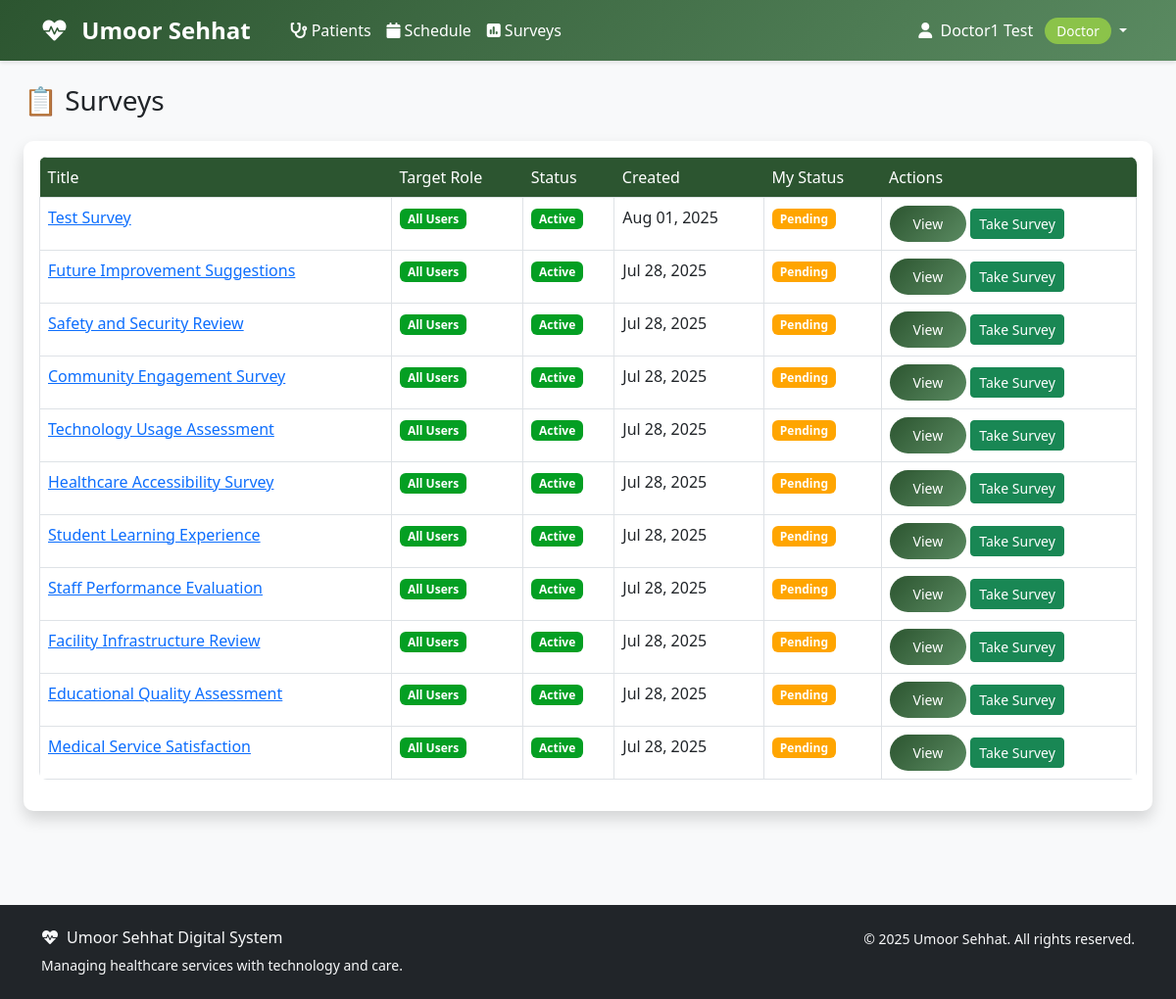
The app's page /surveys/list/ (signed in) with its own data.
### accounts/models.py (models this page shows, shortened)
class User(AbstractUser):
    ROLE_CHOICES = [
        ('aamil', 'Aamil'),
        ('moze_coordinator', 'Moze Coordinator'),
        ('doctor', 'Doctor'),
        ('student', 'Student'),
        ('badri_mahal_admin', 'Badri Mahal Admin'),
    ]
    role = models.CharField(max_length=20, choices=ROLE_CHOICES, default='student')
    its_id = models.CharField(
        max_length=8,
        unique=True,
        null=True,
        blank=True,
        validators=[RegexValidator(
            regex=r'^\d{8}$',
            message='ITS ID must be exactly 8 digits',
            code='invalid_its_id'
        )],
        help_text='8-digit ITS ID'
    )
    phone_number = models.CharField(max_length=15, blank=True, null=True)
    profile_photo = models.URLField(blank=True, null=True)
    arabic_name = models.CharField(max_length=100, blank=True, null=True)
    age = models.PositiveIntegerField(blank=True, null=True)
    verified_certificate = models.FileField(upload_to='certificates/', blank=True, null=True)
    specialty = models.CharField(max_length=100, blank=True, null=True)
    college = models.CharField(max_length=100, blank=True, null=True)  # For students
    specialization = models.CharField(max_length=100, blank=True, null=True)  # For students
    created_at = models.DateTimeField(auto_now_add=True)
    updated_at = models.DateTimeField(auto_now=True)
    def get_full_name(self):
        if self.arabic_name:
            return self.arabic_name
        return super().get_full_name() or self.username
    @property
    def is_aamil(self):
        return self.role == 'aamil'
    @property
    def is_moze_coordinator(self):
        return self.role == 'moze_coordinator'
    @property
    def is_doctor(self):
        return self.role == 'doctor'
    @property
    def is_student(self):
        return self.role == 'student'
    @property
    def is_admin(self):
        return self.role == 'badri_mahal_admin' or self.is_superuser
    class Meta:
        verbose_name = 'User'
        verbose_name_plural = 'Users'
        ordering = ['first_name', 'last_name']

### surveys/models.py (models this page shows, shortened)
class Survey(models.Model):
    title = models.CharField(max_length=200)
    description = models.TextField(blank=True, null=True)
    TARGET_ROLE_CHOICES = [
        ('all', 'All Users'),
        ('aamil', 'Aamils'),
        ('moze_coordinator', 'Moze Coordinators'),
        ('doctor', 'Doctors'),
        ('student', 'Students'),
        ('badri_mahal_admin', 'Badri Mahal Admins'),
    ]
    target_role = models.CharField(max_length=20, choices=TARGET_ROLE_CHOICES, default='all')
    questions = models.JSONField(
        default=list,
        help_text='List of questions in JSON format'
    )
    created_by = models.ForeignKey(settings.AUTH_USER_MODEL, on_delete=models.CASCADE, related_name='created_surveys')
    is_active = models.BooleanField(default=True)
    is_anonymous = models.BooleanField(default=False)
    allow_multiple_responses = models.BooleanField(default=False)
    show_results = models.BooleanField(default=False, help_text='Show results to respondents')
    start_date = models.DateTimeField(blank=True, null=True)
    end_date = models.DateTimeField(blank=True, null=True)
    created_at = models.DateTimeField(auto_now_add=True)
    updated_at = models.DateTimeField(auto_now=True)
    class Meta:
        ordering = ['-created_at']
        verbose_name = 'Survey'
        verbose_name_plural = 'Surveys'

### surveys/views.py (the view)
# urls.py: path('list/', views.SurveyListView.as_view(), name='list'),
class SurveyListView(LoginRequiredMixin, ListView):
    model = Survey
    template_name = 'surveys/survey_list.html'
    context_object_name = 'surveys'
    paginate_by = 12
    def get_queryset(self):
        user = self.request.user
        if user.role == "admin":
            queryset = Survey.objects.all()
        elif user.role == "aamil" or user.role == "moze_coordinator":
            queryset = Survey.objects.filter(
                Q(created_by=user) |
                Q(target_role=user.role) |
                Q(target_role="all")
            )
        else:
            queryset = Survey.objects.filter(
                Q(target_role=user.role) |
                Q(target_role="all"),
                is_active=True
            )
        search = self.request.GET.get('search')
        if search:
            queryset = queryset.filter(
                Q(title__icontains=search) |
                Q(description__icontains=search)
            )
        status = self.request.GET.get('status')
        if status == 'active':
            queryset = queryset.filter(is_active=True)
        elif status == 'completed':
            queryset = queryset.filter(
                Q(end_date__isnull=False) & Q(end_date__lt=timezone.now())
            )
        elif status == 'pending':
            queryset = queryset.exclude(
                id__in=SurveyResponse.objects.filter(respondent=user).values('survey_id')
            )
        return queryset.select_related('created_by').order_by('-created_at')
    def get_context_data(self, **kwargs):
        context = super().get_context_data(**kwargs)
        context['search_query'] = self.request.GET.get('search', '')
        context['status_filter'] = self.request.GET.get('status', '')
        user_responses = {}
        if self.request.user.is_authenticated:
            responses = SurveyResponse.objects.filter(
                respondent=self.request.user,
                survey__in=context['surveys']
            ).values('survey_id', 'created_at')
            user_responses = {r['survey_id']: r['created_at'] for r in responses}
        context['user_responses'] = user_responses
        return context

### templates/surveys/survey_list.html (shortened to what this page needs)
{% extends 'base.html' %}
{% block content %}
<div class="container-fluid">
    <div class="row mb-4">
        <div class="col-12">
            <h1 class="h3 mb-0 text-gray-800">📋 Surveys</h1>
        </div>
    </div>
    <div class="card shadow mb-4">
        <div class="card-body">
            {% if surveys %}
                <div class="table-responsive">
                    <table class="table table-bordered">
                        <thead>
                            <tr>
                                <th>Title</th>
                                <th>Target Role</th>
                                <th>Status</th>
                                <th>Created</th>
                                <th>My Status</th>
                                <th>Actions</th>
                            </tr>
                        </thead>
                        <tbody>
                            {% for survey in surveys %}
                            <tr>
                                <td><a href="{% url 'surveys:detail' survey.pk %}">{{ survey.title }}</a></td>
                                <td><span class="badge badge-info" style="background-color: rgb(4, 159, 35);">{{ survey.get_target_role_display }}</span></td>
                                <td>
                                    {% if survey.is_active %}
                                        <span class="badge badge-success" style="background-color: rgb(4, 159, 35);">Active</span>
                                    {% else %}
                                        <span class="badge badge-danger" style="background-color: rgb(237, 6, 6);">Inactive</span>
                                    {% endif %}
                                </td>
                                <td>{{ survey.created_at|date:"M d, Y" }}</td>
                                <td>
                                    {% if survey.pk in user_responses %}
                                        <span class="badge badge-success" style="background-color: green;">Completed</span>
                                    {% elif survey.is_active %}
                                        <span class="badge badge-warning" style="background-color: orange;">Pending</span>
                                    {% else %}
                                        <span class="badge badge-secondary" style="background-color:lightcoral;">Not Available</span>
                                    {% endif %}
                                </td>
                                <td>
                                    <a href="{% url 'surveys:detail' survey.pk %}" class="btn btn-sm btn-primary">View</a>
                                    {% if survey.is_active and survey.pk not in user_responses %}
                                        <a href="{% url 'surveys:take_survey' survey.pk %}" class="btn btn-sm btn-success">Take Survey</a>
                                    {% endif %}
                                </td>
                            </tr>
                            {% endfor %}
                        </tbody>
                    </table>
                </div>
            {% else %}
                <p class="text-muted">No surveys available.</p>
            {% endif %}
        </div>
    </div>
</div>
{% endblock %}

### templates/base.html (shortened to what this page needs)
<!DOCTYPE html>
<html lang="en">
<head>
    <link href="https://cdn.jsdelivr.net/npm/bootstrap@5.3.0/dist/css/bootstrap.min.css" rel="stylesheet">
    <link href="https://cdnjs.cloudflare.com/ajax/libs/font-awesome/6.0.0/css/all.min.css" rel="stylesheet">
</head>
<body>
    <nav class="navbar navbar-expand-lg navbar-custom">
        <div class="container">
            <a class="navbar-brand text-white" href="{% url 'dashboard' %}">
                <i class="fas fa-heartbeat me-2"></i>
                Umoor Sehhat
            </a>
            <div class="collapse navbar-collapse" id="navbarNav">
                {% if user.is_authenticated %}
                    <ul class="navbar-nav me-auto">
                        {% if user.is_doctor %}
                            <li class="nav-item">
                                <a class="nav-link" href="#">
                                    <i class="fas fa-stethoscope me-1"></i>Patients
                                </a>
                            </li>
                            <li class="nav-item">
                                <a class="nav-link" href="#">
                                    <i class="fas fa-calendar me-1"></i>Schedule
                                </a>
                            </li>
                        {% endif %}
                        <li class="nav-item">
                            <a class="nav-link" href="{% url 'surveys:list' %}" class="text-decoration-none">
                                <i class="fas fa-poll me-1"></i>Surveys
                            </a>
                        </li>
                    </ul>
                    <ul class="navbar-nav">
                        <li class="nav-item dropdown">
                            <a class="nav-link dropdown-toggle" href="#" id="navbarDropdown" role="button" data-bs-toggle="dropdown">
                                <i class="fas fa-user me-1"></i>
                                {{ user.get_full_name|default:user.username }}
                                <span class="role-badge ms-2">{{ user.get_role_display }}</span>
                            </a>
                        </li>
                    </ul>
                {% endif %}
            </div>
        </div>
    </nav>
    <main class="container-fluid py-4">
        {% block content %}{% endblock %}
    </main>
    <footer class="bg-dark text-light py-4 mt-5">
        <div class="container">
            <div class="row">
                <div class="col-md-6">
                    <h6><i class="fas fa-heartbeat me-2"></i>Umoor Sehhat Digital System</h6>
                    <p class="small mb-0">Managing healthcare services with technology and care.</p>
                </div>
                <div class="col-md-6 text-md-end">
                    <p class="small mb-0">
                        &copy; {% now "Y" %} Umoor Sehhat. All rights reserved.
                    </p>
                </div>
            </div>
        </div>
    </footer>
</body>
</html>

### templates/base.html (style rules this page uses)
:root { --primary-color: #2c5530; --secondary-color: #5a8a61; --accent-color: #8bc34a; --text-dark: #2d3436; --bg-light: #f8f9fa; }
body { font-family: 'Segoe UI', Tahoma, Geneva, Verdana, sans-serif; background-color: var(--bg-light); }
.navbar-brand { font-weight: bold; color: white !important; font-size: 1.5rem; margin-right: 2rem; }
.navbar-custom { background: linear-gradient(135deg, var(--primary-color), var(--secondary-color)); box-shadow: 0 2px 4px rgba(0,0,0,.1); }
.navbar-custom .navbar-nav .nav-link { color: white !important; font-weight: 500; transition: all 0.3s ease; }
.card { border: none; border-radius: 10px; box-shadow: 0 4px 6px rgba(0,0,0,.1); transition: transform 0.3s ease; }
.btn-primary { background: linear-gradient(135deg, var(--primary-color), var(--secondary-color)); border: none; border-radius: 25px; padding: 8px 24px; font-weight: 500; transition: all 0.3s ease; }
.role-badge { background: var(--accent-color); color: white; padding: 4px 12px; border-radius: 20px; font-size: 0.85rem; font-weight: 500; }
.table { border-radius: 8px; overflow: hidden; }
.table thead th { border: none; background: var(--primary-color); color: white; font-weight: 500; }

### records on screen
User: get_full_name "Doctor1 Test", role "Doctor"
Survey: title "Test Survey", target_role "All Users", is_active "Active", created_at "Aug 01, 2025"
Survey: title "Future Improvement Suggestions", target_role "All Users", is_active "Active", created_at "Jul 28, 2025"
Survey: title "Safety and Security Review", target_role "All Users", is_active "Active", created_at "Jul 28, 2025"
Survey: title "Community Engagement Survey", target_role "All Users", is_active "Active", created_at "Jul 28, 2025"
Survey: title "Technology Usage Assessment", target_role "All Users", is_active "Active", created_at "Jul 28, 2025"
Survey: title "Healthcare Accessibility Survey", target_role "All Users", is_active "Active", created_at "Jul 28, 2025"
Survey: title "Student Learning Experience", target_role "All Users", is_active "Active", created_at "Jul 28, 2025"
Survey: title "Staff Performance Evaluation", target_role "All Users", is_active "Active", created_at "Jul 28, 2025"
Survey: title "Facility Infrastructure Review", target_role "All Users", is_active "Active", created_at "Jul 28, 2025"
Survey: title "Educational Quality Assessment", target_role "All Users", is_active "Active", created_at "Jul 28, 2025"
Survey: title "Medical Service Satisfaction", target_role "All Users", is_active "Active", created_at "Jul 28, 2025"
